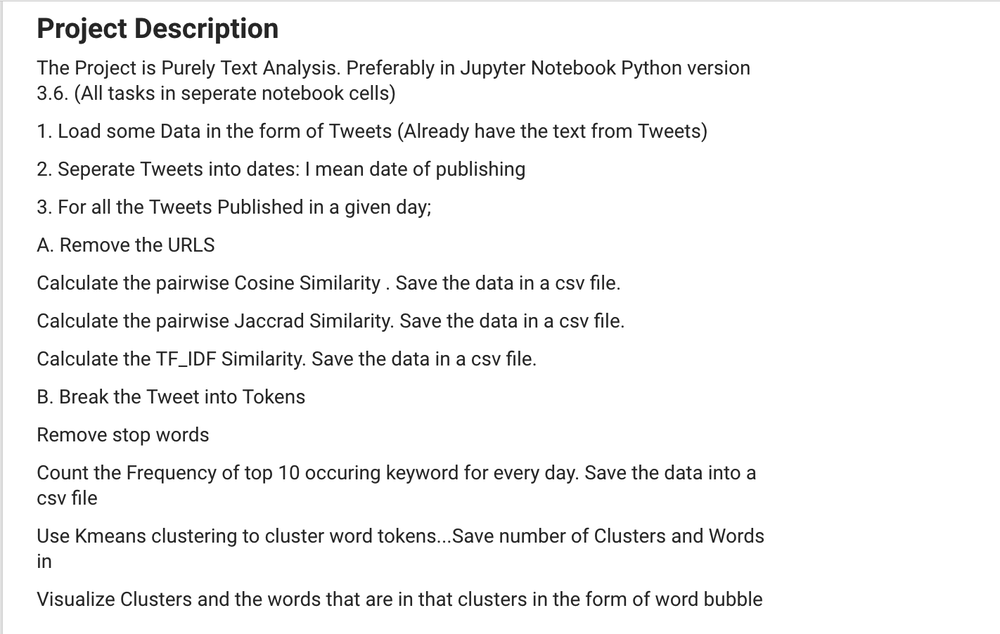
#> input picture Snip20180111_2.png, 1000 x 634 px, shrunk from 1422 x 902 before the run
$ python simple_thresholding.py --image Snip20180111_2.png
#> lines starting #> are read from the running program, lines starting #| are printed output that depends on the picture; after the words box and inside, x2 and y2 are one past the last pixel; in counts of white or black regions, pixels touching at a corner belong together
# USAGE
# python simple_thresholding.py --image ../images/coins.png

# Import the necessary packages
import numpy as np
import argparse
import cv2

# Construct the argument parser and parse the arguments
ap = argparse.ArgumentParser()
ap.add_argument("-i", "--image", required = True,
	help = "Path to the image")
args = vars(ap.parse_args())

# Load the image, convert it to grayscale, and blur it slightly
image = cv2.imread(args["image"])
#> image is the input picture: shape (634, 1000, 3); mean B, G, R 243.8, 243.8, 243.8
image = cv2.cvtColor(image, cv2.COLOR_BGR2GRAY)
#> image: shape (634, 1000)
blurred = cv2.GaussianBlur(image, (5, 5), 0)
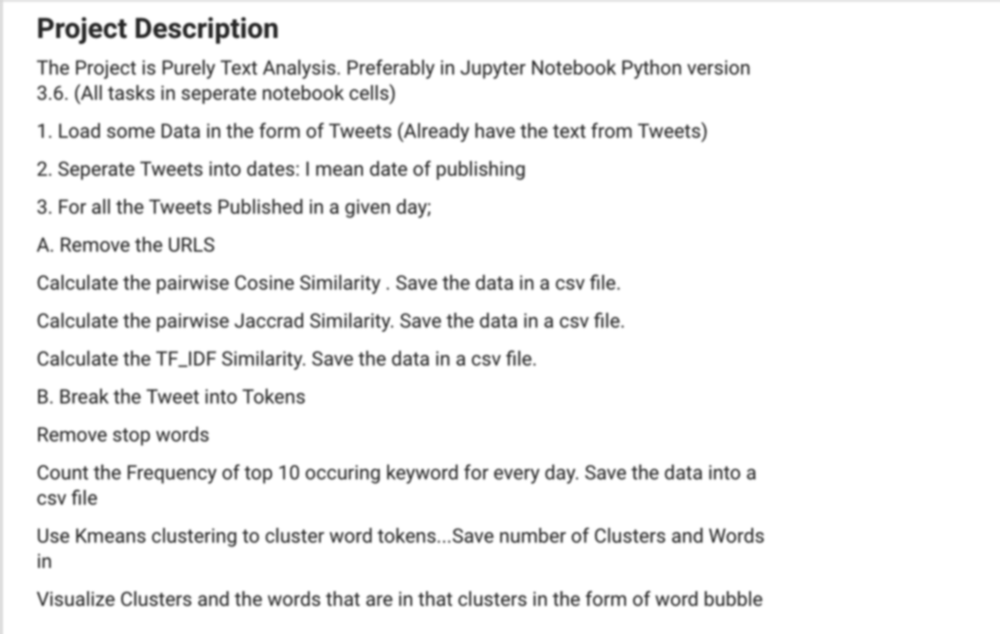
#> blurred: shape (634, 1000); min 40, max 255, mean 243.8
cv2.imshow("Image", image)

# Let's apply basic thresholding. The first parameter is the
# image we want to threshold, the second value is is our threshold
# cehck. If a pixel value is greater than our threshold (in this
# case, 155), we it to be WHITE, otherwise it is BLACK.
(T, threshInv) = cv2.threshold(blurred, 155, 255, cv2.THRESH_BINARY_INV)
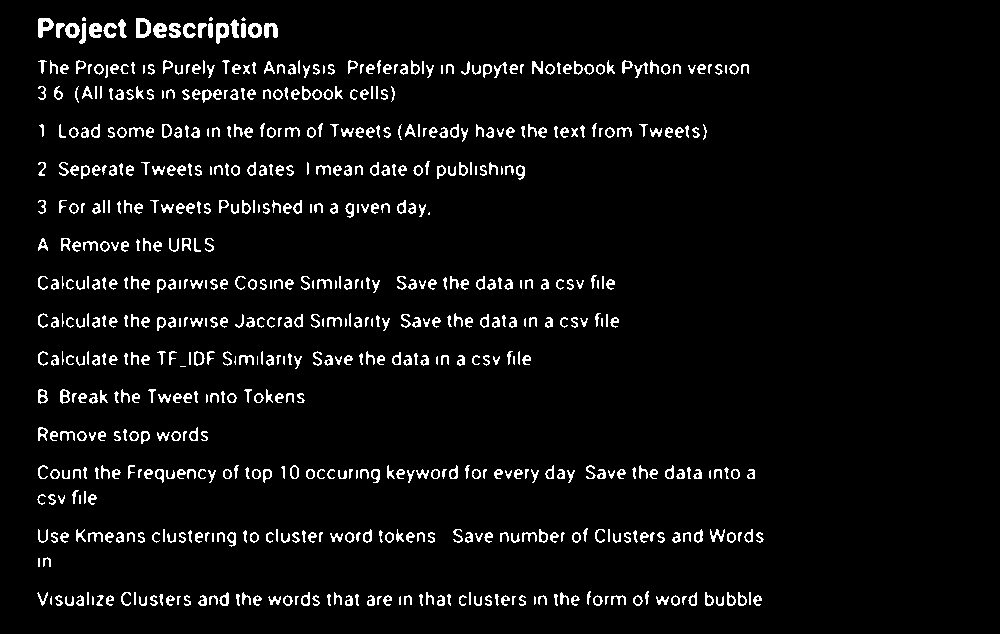
#> threshInv: shape (634, 1000); 4.9% white in thin lines or dots, all inside (x1, y1, x2, y2) = (37, 17, 764, 606)
cv2.imshow("Threshold Binary Inverse", threshInv)

# Using a normal we can change the last argument in the function
# to make the coins black rather than white.
(T, thresh) = cv2.threshold(blurred, 155, 255, cv2.THRESH_BINARY)
cv2.imshow("Threshold Binary", thresh)

# Finally, let's use our threshold as a mask and visualize only
# the coins in the image
cv2.imshow("Coins", cv2.bitwise_and(image, image, mask = threshInv))
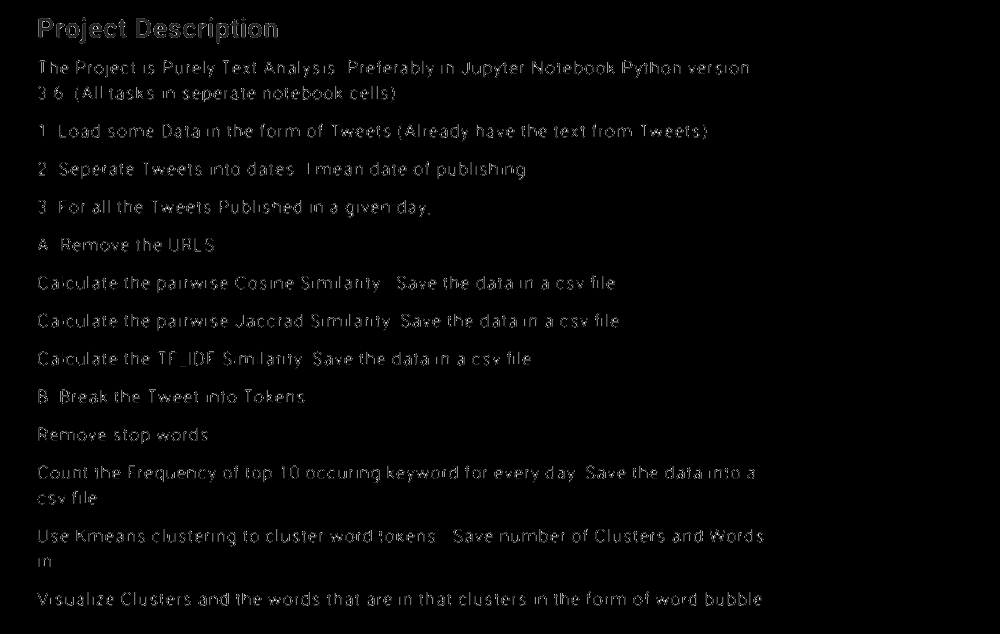
#> window 'Coins': shape (634, 1000); min 0, max 255, mean 3.6
cv2.waitKey(0)

$ run again, on obj_123_465_164_30.png
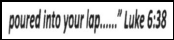
#> input picture obj_123_465_164_30.png, 174 x 40 px
#> image is the input picture: shape (40, 174, 3); min 0, max 255, mean 197.9
#> image: shape (40, 174)
#> `(T, threshInv) = cv2.threshold(blurred, 155, 255, cv2.THRESH_BINARY_INV)`:
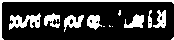
#> threshInv: shape (40, 174); 22.6% white; 13 white regions (5 under 20 px), largest, box (x1, y1, x2, y2) and area: (0, 0, 174, 40) 431, (9, 13, 41, 30) 289, (64, 15, 84, 32) 176
#> `cv2.imshow("Coins", cv2.bitwise_and(image, image, mask = threshInv))`:
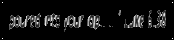
#> window 'Coins': shape (40, 174); min 0, max 255, mean 17.4
